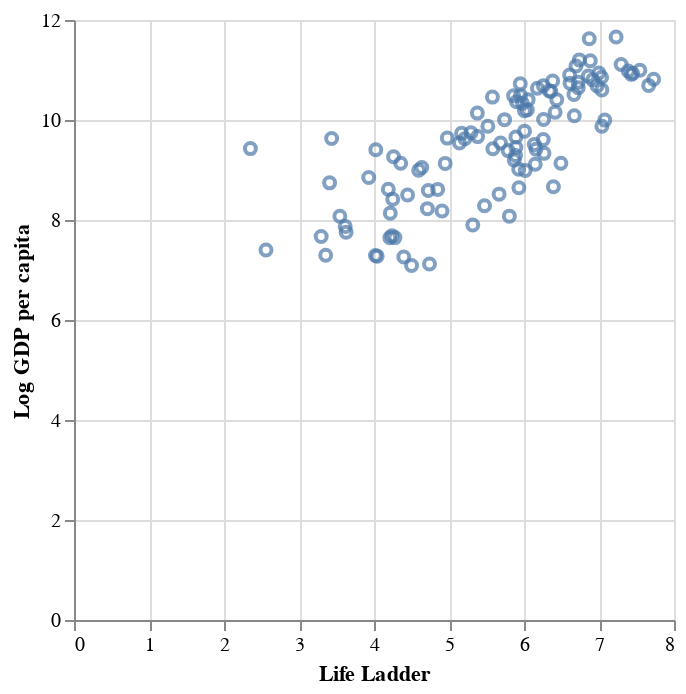

Notebook source saved alongside this figure:
### Markdown cell above
En el siguiente ejemplo haremos un scatterplot (gráfico de dispersión) de la relación entre felicidad y PBI:

### Code cell
alt.Chart(happy).mark_point().encode(
    y = alt.Y("Log GDP per capita:Q"), # pbi per capita
    x = alt.X("Life Ladder:Q"), # felicidad
    

    )
